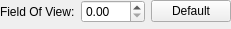
<?xml version="1.0" encoding="UTF-8"?>
<ui version="4.0">
 <class>ui::camera_operators::FirstPersonSettingsPanel</class>
 <widget class="QWidget" name="ui::camera_operators::FirstPersonSettingsPanel">
  <property name="geometry">
   <rect>
    <x>0</x>
    <y>0</y>
    <width>214</width>
    <height>29</height>
   </rect>
  </property>
  <property name="windowTitle">
   <string>Form</string>
  </property>
  <layout class="QGridLayout" name="gridLayout">
   <property name="leftMargin">
    <number>0</number>
   </property>
   <property name="topMargin">
    <number>0</number>
   </property>
   <property name="rightMargin">
    <number>0</number>
   </property>
   <property name="bottomMargin">
    <number>0</number>
   </property>
   <property name="verticalSpacing">
    <number>0</number>
   </property>
   <item row="1" column="0">
    <spacer name="verticalSpacer">
     <property name="orientation">
      <enum>Qt::Vertical</enum>
     </property>
     <property name="sizeHint" stdset="0">
      <size>
       <width>20</width>
       <height>0</height>
      </size>
     </property>
    </spacer>
   </item>
   <item row="0" column="0">
    <widget class="QLabel" name="label_7">
     <property name="sizePolicy">
      <sizepolicy hsizetype="Fixed" vsizetype="Preferred">
       <horstretch>0</horstretch>
       <verstretch>0</verstretch>
      </sizepolicy>
     </property>
     <property name="text">
      <string>Field Of View:</string>
     </property>
    </widget>
   </item>
   <item row="0" column="1">
    <widget class="QDoubleSpinBox" name="FieldOfView">
     <property name="maximum">
      <double>360.000000000000000</double>
     </property>
    </widget>
   </item>
   <item row="0" column="2">
    <widget class="QPushButton" name="DefaultFieldOfView">
     <property name="text">
      <string>Default</string>
     </property>
    </widget>
   </item>
   <item row="0" column="3">
    <spacer name="horizontalSpacer">
     <property name="orientation">
      <enum>Qt::Horizontal</enum>
     </property>
     <property name="sizeHint" stdset="0">
      <size>
       <width>0</width>
       <height>20</height>
      </size>
     </property>
    </spacer>
   </item>
  </layout>
 </widget>
 <resources/>
 <connections/>
</ui>
